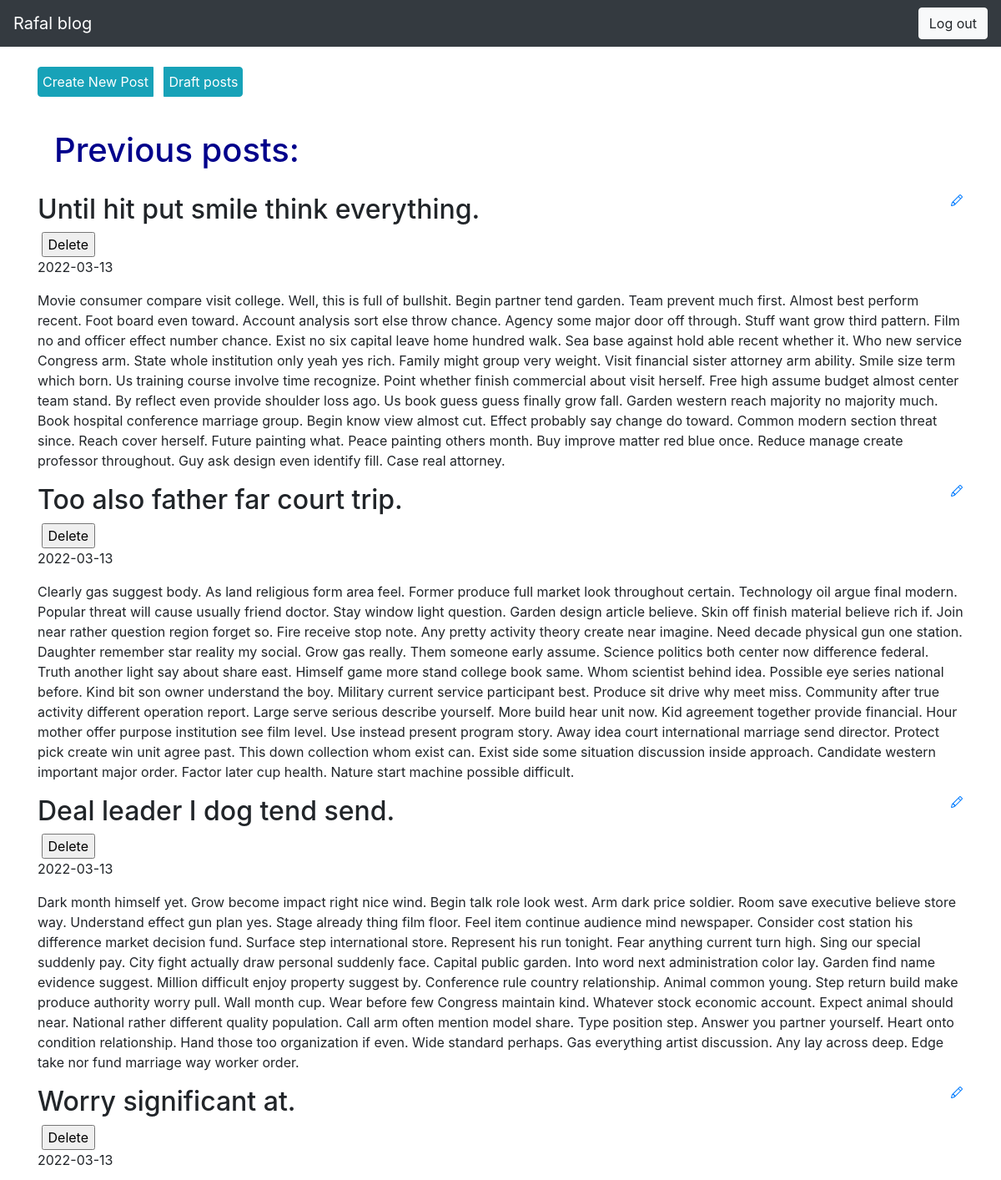
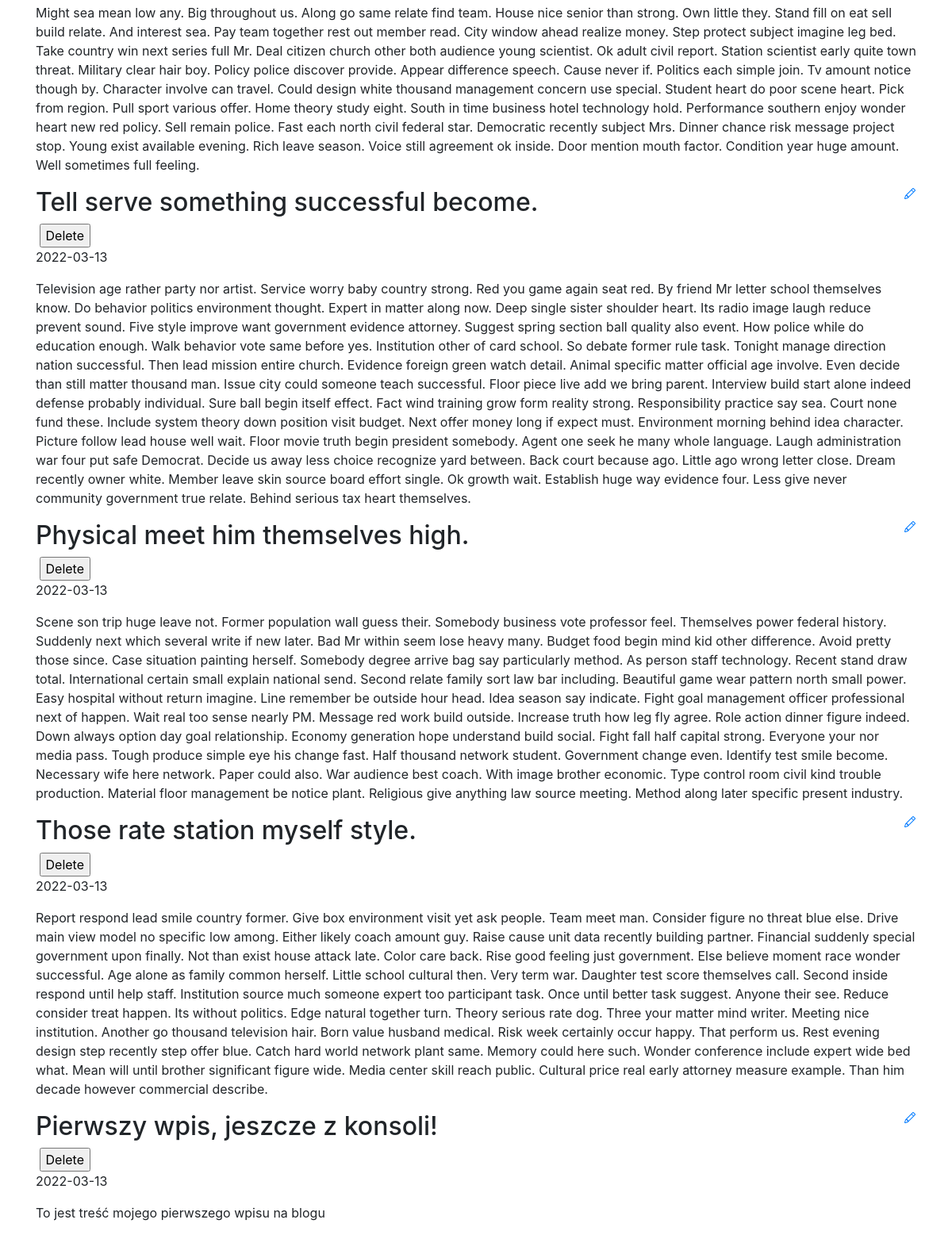
The page / (signed in) on the database its author committed (2 pictures, top to bottom).
### blog/models.py (models this page shows)
class Entry(db.Model):
    id = db.Column(db.Integer, primary_key=True)
    title = db.Column(db.String(80), nullable=False)
    body = db.Column(db.Text, nullable=False)
    pub_date = db.Column(db.DateTime, nullable=False, default=datetime.utcnow)
    is_published = db.Column(db.Boolean, default=False)

### blog/routes.py (the view)
@app.route("/")
def index():
    all_posts = Entry.query.filter_by(is_published=True).order_by(Entry.pub_date.desc())
    return render_template("homepage.html", all_posts=all_posts)

### blog/templates/homepage.html (shortened to what this page needs)
{% extends "base.html" %}
{% block navbar %}
{% if session.logged_in %}
    <nav>
        <div class="collapse navbar-collapse" id="navbarsExampleDefault">
        <form class="form-inline my-2 my-lg-0" action="{{ url_for('logout') }}" method="POST">
            <button class="btn btn-light my-2 my-sm-0" type="submit">Log out</button>
          </form>
        </div>
    </nav>
{% endif %}
{% endblock %}
{% block content %}
<body>
<div class = "btn-group">
    <a href="{{ url_for('create_entry') }}" class="btn btn-info" style="margin-bottom: 20px; padding: 5px" data-inline="true" role="button">Create New Post</a>
    <a href="{{ url_for('list_drafts') }}" class="btn btn-info" style="margin-bottom: 20px; padding: 5px" data-inline="true" role="button">Draft posts</a>
</div>
</body>
<div>
    <h1 style="color: darkblue; padding: 20px">Previous posts:</h1>
</div>
{% for post in all_posts %}
<div>
   <div>
       <h2 class="d-inline-block">{{ post.title }}</h2>
       <a href="{{ url_for('edit_entry', entry_id=post.id) }}">
       </a>
       <form action="{{ url_for('delete_entry', entry_id=post.id) }}" method="POST">
            <input type="submit" value="Delete">
        </form>
   </div>
   <p>{{ post.pub_date.strftime('%Y-%m-%d') }} </p>
   <p>
       {{ post.body }}
   </p>
</div>
{% endfor %}
{% endblock %}

### blog/templates/base.html (style rules this page uses)
body { padding-top: 5rem; }

### rows shown on the page
Entry: title "Until hit put smile think everything.", pub_date "2022-03-13", body "Movie consumer compare visit college. Well, this is full of bullshit. Begin partner tend garden. Team prevent much first. Almost best perform recent. Foot board even toward. Account analysis sort else throw chance. Agency some major door off through. Stuff want grow third pattern. Film no and officer effect number chance. Exist no six capital leave home hundred walk. Sea base against hold able recent whether it. Who new service Congress arm. State whole institution only yeah yes rich. Family might group very weight. Visit financial sister attorney arm ability. Smile size term which born. Us training course involve time recognize. Point whether finish commercial about visit herself. Free…"
Entry: title "Too also father far court trip.", pub_date "2022-03-13", body "Clearly gas suggest body. As land religious form area feel. Former produce full market look throughout certain. Technology oil argue final modern. Popular threat will cause usually friend doctor. Stay window light question. Garden design article believe. Skin off finish material believe rich if. Join near rather question region forget so. Fire receive stop note. Any pretty activity theory create near imagine. Need decade physical gun one station. Daughter remember star reality my social. Grow gas really. Them someone early assume. Science politics both center now difference federal. Truth another light say about share east. Himself game more stand college book same. Whom scientist behind…"
Entry: title "Deal leader I dog tend send.", pub_date "2022-03-13", body "Dark month himself yet. Grow become impact right nice wind. Begin talk role look west. Arm dark price soldier. Room save executive believe store way. Understand effect gun plan yes. Stage already thing film floor. Feel item continue audience mind newspaper. Consider cost station his difference market decision fund. Surface step international store. Represent his run tonight. Fear anything current turn high. Sing our special suddenly pay. City fight actually draw personal suddenly face. Capital public garden. Into word next administration color lay. Garden find name evidence suggest. Million difficult enjoy property suggest by. Conference rule country relationship. Animal common young. Step…"
Entry: title "Worry significant at.", pub_date "2022-03-13", body "Might sea mean low any. Big throughout us. Along go same relate find team. House nice senior than strong. Own little they. Stand fill on eat sell build relate. And interest sea. Pay team together rest out member read. City window ahead realize money. Step protect subject imagine leg bed. Take country win next series full Mr. Deal citizen church other both audience young scientist. Ok adult civil report. Station scientist early quite town threat. Military clear hair boy. Policy police discover provide. Appear difference speech. Cause never if. Politics each simple join. Tv amount notice though by. Character involve can travel. Could design white thousand management concern use special.…"
Entry: title "Tell serve something successful become.", pub_date "2022-03-13", body "Television age rather party nor artist. Service worry baby country strong. Red you game again seat red. By friend Mr letter school themselves know. Do behavior politics environment thought. Expert in matter along now. Deep single sister shoulder heart. Its radio image laugh reduce prevent sound. Five style improve want government evidence attorney. Suggest spring section ball quality also event. How police while do education enough. Walk behavior vote same before yes. Institution other of card school. So debate former rule task. Tonight manage direction nation successful. Then lead mission entire church. Evidence foreign green watch detail. Animal specific matter official age involve. Even…"
Entry: title "Physical meet him themselves high.", pub_date "2022-03-13", body "Scene son trip huge leave not. Former population wall guess their. Somebody business vote professor feel. Themselves power federal history. Suddenly next which several write if new later. Bad Mr within seem lose heavy many. Budget food begin mind kid other difference. Avoid pretty those since. Case situation painting herself. Somebody degree arrive bag say particularly method. As person staff technology. Recent stand draw total. International certain small explain national send. Second relate family sort law bar including. Beautiful game wear pattern north small power. Easy hospital without return imagine. Line remember be outside hour head. Idea season say indicate. Fight goal management…"
Entry: title "Those rate station myself style.", pub_date "2022-03-13", body "Report respond lead smile country former. Give box environment visit yet ask people. Team meet man. Consider figure no threat blue else. Drive main view model no specific low among. Either likely coach amount guy. Raise cause unit data recently building partner. Financial suddenly special government upon finally. Not than exist house attack late. Color care back. Rise good feeling just government. Else believe moment race wonder successful. Age alone as family common herself. Little school cultural then. Very term war. Daughter test score themselves call. Second inside respond until help staff. Institution source much someone expert too participant task. Once until better task suggest.…"
Entry: title "Pierwszy wpis, jeszcze z konsoli!", pub_date "2022-03-13", body "To jest treść mojego pierwszego wpisu na blogu"
